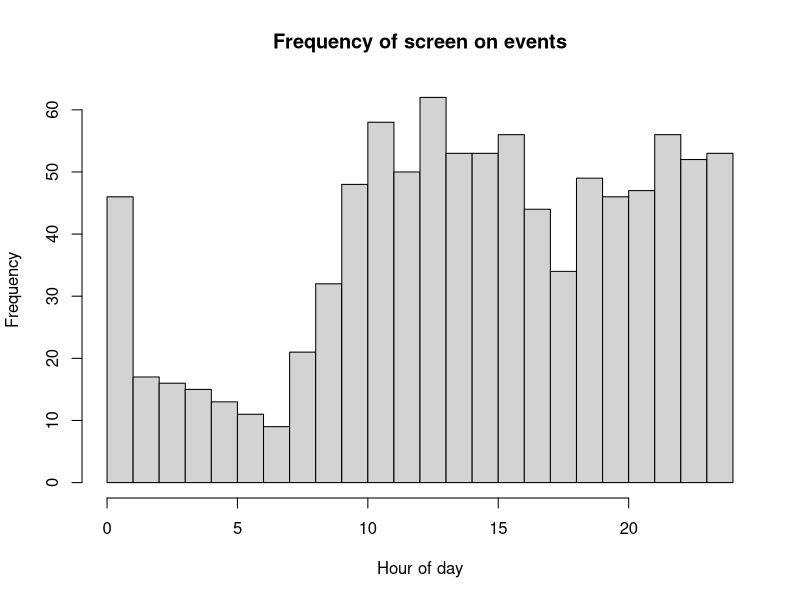

Write the R code that produced this figure. (Note: a time limit stopped this script after it produced the figure.)
## ---- chunk 1
ndays=10
lambda_s = 1.5
lambda_w = 5
mu_s = 1
mu_w = 8.5
sd_s = .5
sd_w = .25
init_t = 15
anchor_t=14
d0="3/2/2019" ## d0 is the first day of follow-up. If you have your own data, set d0 equal to the date of first data.

#2pm = origin
A2B_ts = function(xx,anchor_hr=14){
  if(length(xx)>1){
    for(i in 1:length(xx)){
      if(xx[i]<=anchor_hr){
        xx[i]=(24-anchor_hr)+xx[i]
      }else{
        xx[i]=xx[i]-anchor_hr
      }
    }
    return(xx)
  }else{
    if(xx<=anchor_hr){
      return(24-anchor_hr+xx)
    }else{
      return(xx-anchor_hr)
    }
  }
}

## generate time to bed/wake for each day
t_s = rnorm(ndays,mu_s,sd_s)
t_w = rnorm(ndays,mu_w,sd_w)

## generate waiting times
curt = init_t
curday=1
outmat_mod=c()
while(TRUE){
  if(curt>init_t+24){
    curt = curt-24
    curday=curday+1
    if(curday>ndays){
      break
    }
  }
  if(A2B_ts(curt)<A2B_ts(t_s[curday])){
    tnex = curt+rexp(1,lambda_w)
    if(A2B_ts(tnex)>=A2B_ts(t_s[curday])){
      tnex = curt+A2B_ts(t_s[curday])-A2B_ts(curt)+rexp(1,lambda_s)
    }
    outmat_mod=rbind(outmat_mod,c(curt,tnex,curday))
  }else if(A2B_ts(curt)<A2B_ts(t_w[curday])){
    tnex = curt+rexp(1,lambda_s)
    if(A2B_ts(tnex)>=A2B_ts(t_w[curday])){
      tnex = curt+A2B_ts(t_w[curday])-A2B_ts(curt)+rexp(1,lambda_w)
    }
    outmat_mod=rbind(outmat_mod,c(curt,tnex,curday))
  }else{
    tnex = curt+rexp(1,lambda_w)
    outmat_mod=rbind(outmat_mod,c(curt,tnex,curday))
  }
  curt=tnex
}

Mod2Orig = function(tmat,d0,format="%m/%d/%Y %H:%M:%S",tz="EST"){
  tmat_out = matrix(NA,nrow=nrow(tmat),ncol=2)
  t0=as.POSIXct(paste(d0,"00:00:00",sep=" "),tz=tz,format)
  for(i in 1:nrow(tmat)){
    tmat_out[i,1]=strftime(as.POSIXct(as.numeric(t0)+60*60*(tmat[i,1]+24*tmat[i,3]),tz=tz,origin="1970-01-01"),tz="EST",format)
    tmat_out[i,2]=strftime(as.POSIXct(as.numeric(t0)+60*60*(tmat[i,2]+24*tmat[i,3]),tz=tz,origin="1970-01-01"),tz="EST",format)
  }
  return(data.frame(t0=tmat_out[,1],t1=tmat_out[,2],stringsAsFactors=F))
}

Orig2Mod = function(tmat,anchor_hr,format="%m/%d/%Y %H:%M:%S",tz="EST"){
  tmat_out = matrix(NA,nrow=nrow(tmat),ncol=3)
  for(i in 1:nrow(tmat)){
    anchor_cur=anchor_hr*60*60+as.numeric(as.POSIXct(strftime(as.POSIXct(tmat[i,1],tz=tz,format=format,origin="1970-01-01"),tz=tz,format="%m/%d/%Y"),tz=tz,format="%m/%d/%Y"))
    if(as.numeric(as.POSIXct(tmat[i,1],tz=tz,format=format,origin="1970-01-01"))<anchor_cur){
      anchor_cur=anchor_hr*60*60+as.numeric(as.POSIXct(strftime(as.POSIXct(as.numeric(as.POSIXct(tmat[i,1],tz=tz,format=format,origin="1970-01-01"))-24*60*60,tz=tz,origin="1970-01-01"),tz=tz,format="%m/%d/%Y"),tz=tz,format="%m/%d/%Y"))
    }
    if(i==1){anchor0=anchor_cur}
    tmat_out[i,1]=anchor_hr+(as.numeric(as.POSIXct(tmat[i,1],tz=tz,format=format,origin="1970-01-01"))-anchor_cur)/(60*60)
    tmat_out[i,2]=anchor_hr+(as.numeric(as.POSIXct(tmat[i,2],tz=tz,format=format,origin="1970-01-01"))-anchor_cur)/(60*60)
    tmat_out[i,3]=round((anchor_cur-anchor0)/(24*60*60))+1
  }
  return(tmat_out)
}

outmat_orig=Mod2Orig(outmat_mod,d0,format="%m/%d/%Y %H:%M:%S") #d0 tells Mod2Orig when the first day of follow-up is.
compare_to_outmat_mod=Orig2Mod(outmat_orig,anchor_hr=anchor_t)

head(outmat_orig)
head(outmat_mod)
head(compare_to_outmat_mod)

## ---- chunk 2
hist(outmat_mod[,1] %% 24,breaks=24,xlim=c(0,24),xlab="Hour of day",main="Frequency of screen on events")

## ---- chunk 3
## perform quadrature of multivariate normal

## compute Gauss-Hermite quadrature points and weights
## for a one-dimensional integral.
## points -- number of points
## interlim -- maximum number of Newton-Raphson iterations

library(mvtnorm)

hermite <- function (points, z) {
  p1 <- 1/pi^0.4
  p2 <- 0
  for (j in 1:points) {
    p3 <- p2
    p2 <- p1
    p1 <- z * sqrt(2/j) * p2 - sqrt((j - 1)/j) * p3
  }
  pp <- sqrt(2 * points) * p2
  c(p1, pp)
}

gauss.hermite <- function (points, iterlim = 50) {
  x <- w <- rep(0, points)
  m <- (points + 1)/2
  for (i in 1:m) {
    z <- if (i == 1) 
      sqrt(2 * points + 1) - 2 * (2 * points + 1)^(-1/6)
    else if (i == 2) 
      z - sqrt(points)/z
    else if (i == 3 || i == 4) 
      1.9 * z - 0.9 * x[i - 2]
    else 2 * z - x[i - 2]
    for (j in 1:iterlim) {
      z1 <- z
      p <- hermite(points, z)
      z <- z1 - p[1]/p[2]
      if (abs(z - z1) <= 1e-15) 
        break
    }
    if (j == iterlim) 
      warning("iteration limit exceeded")
    x[points + 1 - i] <- -(x[i] <- z)
    w[i] <- w[points + 1 - i] <- 2/p[2]^2
  }
  r <- cbind(x * sqrt(2), w/sum(w))
  colnames(r) <- c("Points", "Weights")
  r
}


## compute multivariate Gaussian quadrature points
## n     - number of points each dimension before pruning
## mu    - mean vector
## sigma - covariance matrix
## prune - NULL - no pruning; [0-1] - fraction to prune
mgauss.hermite <- function(n, mu, sigma, prune=NULL) {
  if(!all(dim(sigma) == length(mu)))
    stop("mu and sigma have nonconformable dimensions")
  
  dm  <- length(mu)
  gh  <- gauss.hermite(n)
  #idx grows exponentially in n and dm
  idx <- as.matrix(expand.grid(rep(list(1:n),dm)))
  pts <- matrix(gh[idx,1],nrow(idx),dm)
  wts <- apply(matrix(gh[idx,2],nrow(idx),dm), 1, prod)
  
  ## prune
  if(!is.null(prune)) {
    qwt <- quantile(wts, probs=prune)
    pts <- pts[wts > qwt,]
    wts <- wts[wts > qwt]
  }
  
  ## rotate, scale, translate points
  eig <- eigen(sigma) 
  rot <- eig$vectors %*% diag(sqrt(eig$values))
  pts <- t(rot %*% t(pts) + mu)
  return(list(points=pts, weights=wts))
}

## ---- chunk 4

# IndLik2 = function(t_init,wt,xs,xw,lambda_s,lambda_w){
#   if(t_init< xs){
#     numer = lambda_w*exp(-lambda_w*wt)
#     denom = 1-exp(-lambda_w*(xs-t_init))+exp(-lambda_s*(xs-t_init))-exp(-lambda_s*(xw-t_init))+exp(-lambda_w*(xw-t_init))
#   }else if(t_init < xw){
#     numer = lambda_s*exp(-lambda_s*wt)
#     denom = 1-exp(-lambda_s*(xw-t_init))+exp(-lambda_w*(xw-t_init))
#   }else{
#     numer = lambda_w*exp(-lambda_w*wt)
#     denom = 1
#   }
#   return(numer/denom)
# }

IndLik = function(t_init,wt,xs,xw,lambda_s,lambda_w,mu_s,mu_w){
  if(t_init+wt>mu_s+24){ # return pr(t_init+wt>mu_s+24) instead of density
    if(t_init<xs){
      denom=1-exp(-lambda_w*(xs-t_init))+exp(-lambda_s*(xs-t_init))-exp(-lambda_s*(xw-t_init))+exp(-lambda_w*(xw-t_init))-exp(-lambda_w*(mu_s+24-t_init))+(1/(1-exp(-lambda_s*24)))*(exp(-lambda_s*(mu_s+24-t_init))-exp(-lambda_s*(mu_w+24-t_init)))+(1/(1-exp(-lambda_w*24)))*(exp(-lambda_s*(mu_w+24-t_init))-exp(-lambda_w*(mu_w+48-t_init)))
      numer=(1/(1-exp(-lambda_s*24)))*(exp(-lambda_s*(mu_s+24-t_init))-exp(-lambda_s*(mu_w+24-t_init)))+(1/(1-exp(-lambda_w*24)))*(exp(-lambda_s*(mu_w+24-t_init))-exp(-lambda_w*(mu_w+48-t_init)))
      return(numer/denom)
    }else if(t_init<xw){
      denom=1-exp(-lambda_s*(xw-t_init))+exp(-lambda_w*(xw-t_init))-exp(-lambda_w*(mu_s+24-t_init))+(1/(1-exp(-lambda_s*24)))*(exp(-lambda_s*(mu_s+24-t_init))-exp(-lambda_s*(mu_w+24-t_init)))+(1/(1-exp(-lambda_w*24)))*(exp(-lambda_s*(mu_w+24-t_init))-exp(-lambda_w*(mu_w+48-t_init)))
      numer=(1/(1-exp(-lambda_s*24)))*(exp(-lambda_s*(mu_s+24-t_init))-exp(-lambda_s*(mu_w+24-t_init)))+(1/(1-exp(-lambda_w*24)))*(exp(-lambda_s*(mu_w+24-t_init))-exp(-lambda_w*(mu_w+48-t_init)))
      return(numer/denom)
    }else{
      denom=1-exp(-lambda_w*(mu_s+24-t_init))+(1/(1-exp(-lambda_s*24)))*(exp(-lambda_s*(mu_s+24-t_init))-exp(-lambda_s*(mu_w+24-t_init)))+(1/(1-exp(-lambda_w*24)))*(exp(-lambda_s*(mu_w+24-t_init))-exp(-lambda_w*(mu_w+48-t_init)))
      numer=(1/(1-exp(-lambda_s*24)))*(exp(-lambda_s*(mu_s+24-t_init))-exp(-lambda_s*(mu_w+24-t_init)))+(1/(1-exp(-lambda_w*24)))*(exp(-lambda_s*(mu_w+24-t_init))-exp(-lambda_w*(mu_w+48-t_init)))
      return(numer/denom)
    }
  }
  if(t_init<xs){
    denom=1-exp(-lambda_w*(xs-t_init))+exp(-lambda_s*(xs-t_init))-exp(-lambda_s*(xw-t_init))+exp(-lambda_w*(xw-t_init))-exp(-lambda_w*(mu_s+24-t_init))+(1/(1-exp(-lambda_s*24)))*(exp(-lambda_s*(mu_s+24-t_init))-exp(-lambda_s*(mu_w+24-t_init)))+(1/(1-exp(-lambda_w*24)))*(exp(-lambda_s*(mu_w+24-t_init))-exp(-lambda_w*(mu_w+48-t_init)))
    if(t_init+wt<xs){
      return(lambda_w*exp(-lambda_w*(wt))/denom)
    }else if(t_init+wt<xw){
      return(lambda_s*exp(-lambda_w*(xs-t_init)-lambda_s*(t_init+wt-xs))/denom)
    }else{
      return(lambda_w*exp(-lambda_w*(xs-t_init)-lambda_s*(xw-xs)-lambda_w*(t_init+wt-xw))/denom)
    }
  }else if(t_init<xw){
    denom=1-exp(-lambda_s*(xw-t_init))+exp(-lambda_w*(xw-t_init))-exp(-lambda_w*(mu_s+24-t_init))+(1/(1-exp(-lambda_s*24)))*(exp(-lambda_s*(mu_s+24-t_init))-exp(-lambda_s*(mu_w+24-t_init)))+(1/(1-exp(-lambda_w*24)))*(exp(-lambda_s*(mu_w+24-t_init))-exp(-lambda_w*(mu_w+48-t_init)))
    if(t_init+wt<xw){
      return(lambda_s*exp(-lambda_s*(wt))/denom)
    }else{
      return(lambda_w*exp(-lambda_s*(xw-t_init)-lambda_w*(t_init+wt-xw))/denom)    
    }
  }else{
    denom=1-exp(-lambda_w*(mu_s+24-t_init))+(1/(1-exp(-lambda_s*24)))*(exp(-lambda_s*(mu_s+24-t_init))-exp(-lambda_s*(mu_w+24-t_init)))+(1/(1-exp(-lambda_w*24)))*(exp(-lambda_s*(mu_w+24-t_init))-exp(-lambda_w*(mu_w+48-t_init)))
    return(lambda_w*exp(-lambda_w*(wt))/denom)
  }
}

# IndLik = function(t_init,wt,xs,xw,lambda_s,lambda_w){
#   if(t_init<xs && xw<t_init+wt){# case 1: t_init<xs and xw<t_init+wt
#     return(lambda_w*exp(-lambda_w*(xs-t_init)-lambda_s*(xw-xs)-lambda_w*(t_init+wt-xw)))
#   }else if(t_init<xs && xs<t_init+wt){  # case 2: t_init<xs and xs<t_init+wt<xw
#     return(lambda_s*exp(-lambda_w*(xs-t_init)-lambda_s*(t_init+wt-xs)))
#   }else if(t_init+wt<xs){  # case 3: t_init<xs and t_init+wt<xs
#     return(lambda_w*exp(-lambda_w*(wt)))
#   }else if(t_init<xw && t_init+wt<xw){  # case 4: xs<t_init<xw and t_init+wt<xw
#     return(lambda_s*exp(-lambda_s*(wt)))
#   }else if(t_init<xw && xw<t_init+wt){  # case 5: xs<t_init<xw and xw<t_init+wt
#     return(lambda_w*exp(-lambda_s*(xw-t_init)-lambda_w*(t_init+wt-xw)))
#   }else if(xw<t_init){  # case 6: xw<t_init
#     return(lambda_w*exp(-lambda_w*(wt)))
#   }
# }


JointLik = function(mat,mu_s,mu_w,sigma_s,sigma_w,rho,lambda_s,lambda_w,x_s,x_w,INCL_DENSITY=FALSE,loglik=FALSE){
  if(x_s>x_w){
    if(loglik){
      return(-Inf)
    }else{
      return(0)
    }
  }
  if(!is.null(nrow(mat)) && nrow(mat)>0){
    if(loglik){
      t1=0
      for(i in 1:nrow(mat)){
        t1=t1+log(IndLik(mat[i,1],mat[i,2]-mat[i,1],x_s,x_w,lambda_s,lambda_w,mu_s,mu_w))
      }
    }else{
      t1=1
      for(i in 1:nrow(mat)){
        t1=t1*IndLik(mat[i,1],mat[i,2]-mat[i,1],x_s,x_w,lambda_s,lambda_w,mu_s,mu_w)
      }
    }
  }else{
    if(loglik){
      t1=0
    }else{
      t1=1
    }
  }
  if(INCL_DENSITY){
    if(loglik){
      t2=log(dmvnorm(c(x_s,x_w),mean = c(mu_s,mu_w), sigma= matrix(c(sigma_s^2,rho*sigma_s*sigma_w,rho*sigma_s*sigma_w,sigma_w^2),nrow=2,byrow=T)))
    }else{
      t2=dmvnorm(c(x_s,x_w),mean = c(mu_s,mu_w), sigma= matrix(c(sigma_s^2,rho*sigma_s*sigma_w,rho*sigma_s*sigma_w,sigma_w^2),nrow=2,byrow=T))
    }
  }else{
    if(loglik){
      t2=0
    }else{
      t2=1
    }
  }
  if(loglik){
    return(t1+t2)
  }else{
    return(t1*t2)
  }
}


MargLik = function(mat,mu_s,mu_w,sigma_s,sigma_w,rho,lambda_s,lambda_w,loglik=FALSE){
  if( mu_s> mu_w || sigma_s<0 || sigma_w<0 || abs(rho)>1 || lambda_s<0 || lambda_w <0 || lambda_s > lambda_w){
    if(loglik){
      return(-Inf)
    } else{
      return(0)
    } 
  }
  if(is.null(nrow(mat)) || nrow(mat)==0){
    if(loglik){
      return(0)    
    }else{
      return(1)
    }
  }
  Sigma=matrix(c(sigma_s^2,rho*sigma_s*sigma_w,rho*sigma_s*sigma_w,sigma_w^2),nrow=2,byrow=T)
  ghout=mgauss.hermite(10,c(mu_s,mu_w),Sigma)
  return(sum(ghout$weights*unlist(lapply(1:nrow(ghout$points),function(xx) JointLik(mat,mu_s,mu_w,sigma_s,sigma_w,rho,lambda_s,lambda_w,ghout$points[xx,1],ghout$points[xx,2],loglik)))))
}


InitialParameters = function(mat_mod,anchor_t){
  itrvl_len_v = seq(6,9,.5)
  out_ls=list()
  ratio_v = rep(NA,length(itrvl_len_v))
  # find mu_s0, mu_w0
  for(j in 1:length(itrvl_len_v)){
    itrvl_len=itrvl_len_v[j]
    start_vals=seq(0,24-itrvl_len,.25)
    frac_vals = rep(NA,length(start_vals))
    for(i in 1:length(start_vals)){
      frac_vals[i]=length(intersect(which(mat_mod[,1]>anchor_t+start_vals[i]),which(mat_mod[,1]<anchor_t+start_vals[i]+itrvl_len)))/nrow(mat_mod)
    }
    mu_s0=start_vals[order(frac_vals)[1]]+anchor_t
    mu_w0=mu_s0+itrvl_len
    # find rate during average sleep and average waking interval
    ndays= length(unique(mat_mod[,3]))
    lambda_s0=(min(frac_vals)*nrow(mat_mod)/ndays)/itrvl_len
    lambda_w0=((1-min(frac_vals))*nrow(mat_mod)/ndays)/(24-itrvl_len)
    out_ls[[j]]=list(mu_s0,mu_w0,lambda_s0,lambda_w0)
    ratio_v[j]=lambda_s0/lambda_w0
  }
  return(unlist(out_ls[[order(ratio_v)[1]]]))
}


GridSearchInitPars = function(mat_mod,anchor_t,labels,ls_ids,mu_s0,mu_w0,lambda_s0,lambda_w0){
  sd_s_v = c(.25,.5,1)
  sd_w_v = c(.25,.5,1)
  rho_v= c(0,.25,.5,.75)
  g=function(par_v){
    liktot=0
    for(i in 1:length(labels)){
      mat=mat_mod[ls_ids[[i]],1:2]
      liktot=liktot-log(MargLik(mat,par_v[1],par_v[2],par_v[3],par_v[4],par_v[5],par_v[6],par_v[7]))
    }
    return(liktot)
  }
  minval=Inf
  for(sd_s in sd_s_v){
    for(sd_w in sd_w_v){
      for(rho in rho_v){
        par_v=c(mu_s0,mu_w0,sd_s,sd_w,rho,lambda_s0,lambda_w0)
        curval=g(par_v)
        if(curval<minval){
          cur_par=par_v
          minval=curval
        }
      }
    }
  }
  return(par_v)
}


FindParamMLEs = function(dat,anchor_t,maxiter=20,init_par=NULL,tol=.0001){
  labels=unique(dat[,3])
  ls_ids = list()
  for(i in 1:length(labels)){
    ls_ids[[i]]=which(dat[,3]==i)
  }
  if(is.null(init_par)){
    cat("Identifying good initial model parameters...\n")
    init_pars4=InitialParameters(dat,anchor_t)
    mu_s0=init_pars4[1]
    mu_w0=init_pars4[2]
    lambda_s0=init_pars4[3]
    lambda_w0=init_pars4[4]
    init_par = GridSearchInitPars(dat,anchor_t,labels,ls_ids,mu_s0,mu_w0,lambda_s0,lambda_w0)
  }
  cur_par=init_par
  prev_par=cur_par
  cat("Numerical optimization (using optim) until convergence (maxiter=",maxiter,"):\n")
  for(i in 1:maxiter){
    g1=function(par_v){
      liktot=0
      for(i in 1:length(labels)){
        mat=dat[ls_ids[[i]],1:2]
        liktot=liktot-log(MargLik(mat,par_v[1],par_v[2],cur_par[3],cur_par[4],cur_par[5],par_v[3],par_v[4]))
      }
      return(liktot)
    }
    optim.out1=optim(par=cur_par[c(1,2,6,7)],g1,control=list(maxit=1000))
    cur_par[c(1,2,6,7)]=optim.out1$par
    g2=function(par_v){
      liktot=0
      for(i in 1:length(labels)){
        mat=dat[ls_ids[[i]],1:2]
        liktot=liktot-log(MargLik(mat,cur_par[1],cur_par[2],par_v[1],par_v[2],par_v[3],cur_par[6],cur_par[7]))
      }
      return(liktot)
    }
    optim.out2=optim(par=cur_par[c(3,4,5)],g2,control=list(maxit=1000))
    cur_par[c(3,4,5)]=optim.out2$par
    cat("Iter ",i,": mu_s =",cur_par[1],"; mu_w =",cur_par[2],"; sd_s =",cur_par[3],"; sd_w =",cur_par[4],"; rho =",cur_par[5],"; lambda_s =",cur_par[6],"; lambda_w =",cur_par[7],"\n")
    if(sum((prev_par-cur_par)^2)<tol){
      break
    }else{
      prev_par=cur_par
    }
  }
  return(cur_par)
}

mle.out=FindParamMLEs(outmat_mod,anchor_t)

## ---- chunk 5
sleep_t_h=floor(mle.out[1]%%24)
sleep_t_m=floor((mle.out[1]%%24-floor(mle.out[1]%%24))*60)
if(sleep_t_m<10){
  sleep_t=paste(sleep_t_h,":0",sleep_t_m,sep="")
}else{
  sleep_t=paste(sleep_t_h,":",sleep_t_m,sep="")
}
wake_t_h=floor(mle.out[2]%%24)
wake_t_m=floor((mle.out[2]%%24-floor(mle.out[2]%%24))*60)
if(wake_t_m<10){
  wake_t=paste(wake_t_h,":0",wake_t_m,sep="")
}else{
  wake_t=paste(wake_t_h,":",wake_t_m,sep="")
}
cat(paste(" Avg. time to sleep = ",sleep_t," (+/- ",round(mle.out[3],1)," hour)\n",sep="")
,(paste("Avg. time to wake  = ",wake_t," (+/- ",round(mle.out[4],1)," hour)\n",sep=""))
,(paste("Correlation between time to sleep and time to wake = ",round(mle.out[5],2),"\n",sep=""))
,(paste("Rate (per hour) of frequency of phone use while asleep = ", round(mle.out[6],5),"\n",sep=""))
,(paste("Rate (per hour) of frequency of phone use while awake = ", round(mle.out[7],5),"\n",sep="")))
## ---- chunk 6

GetIndSleepEstimates =function(mat_mod,mle.out){
  labels=unique(mat_mod[,3])
  ls_ids = list()
  for(i in 1:length(labels)){
    ls_ids[[i]]=which(mat_mod[,3]==i)
  }
  xmat = matrix(NA,nrow=length(labels),ncol=3)
  for(i in 1:length(labels)){
    mat=mat_mod[ls_ids[[i]],1:2]
    g3=function(par_v){
      return(-JointLik(mat,mle.out[1],mle.out[2],mle.out[3],mle.out[4],mle.out[5],mle.out[6],mle.out[7],par_v[1],par_v[2],INCL_DENSITY=TRUE,loglik=TRUE))
    }
    optim.out3=optim(par=mle.out[1:2],g3,control=list(maxit=1000))
    xmat[i,]=c(optim.out3$par,labels[i])
  }
  return(xmat)
}

## ---- chunk 7
xest=GetIndSleepEstimates(outmat_mod,mle.out)
## ---- chunk 8
xest_orig=Mod2Orig(xest,d0,format="%m/%d/%Y %H:%M:%S")
names(xest_orig)=c("bedtime","wake-up time")
xest_orig
